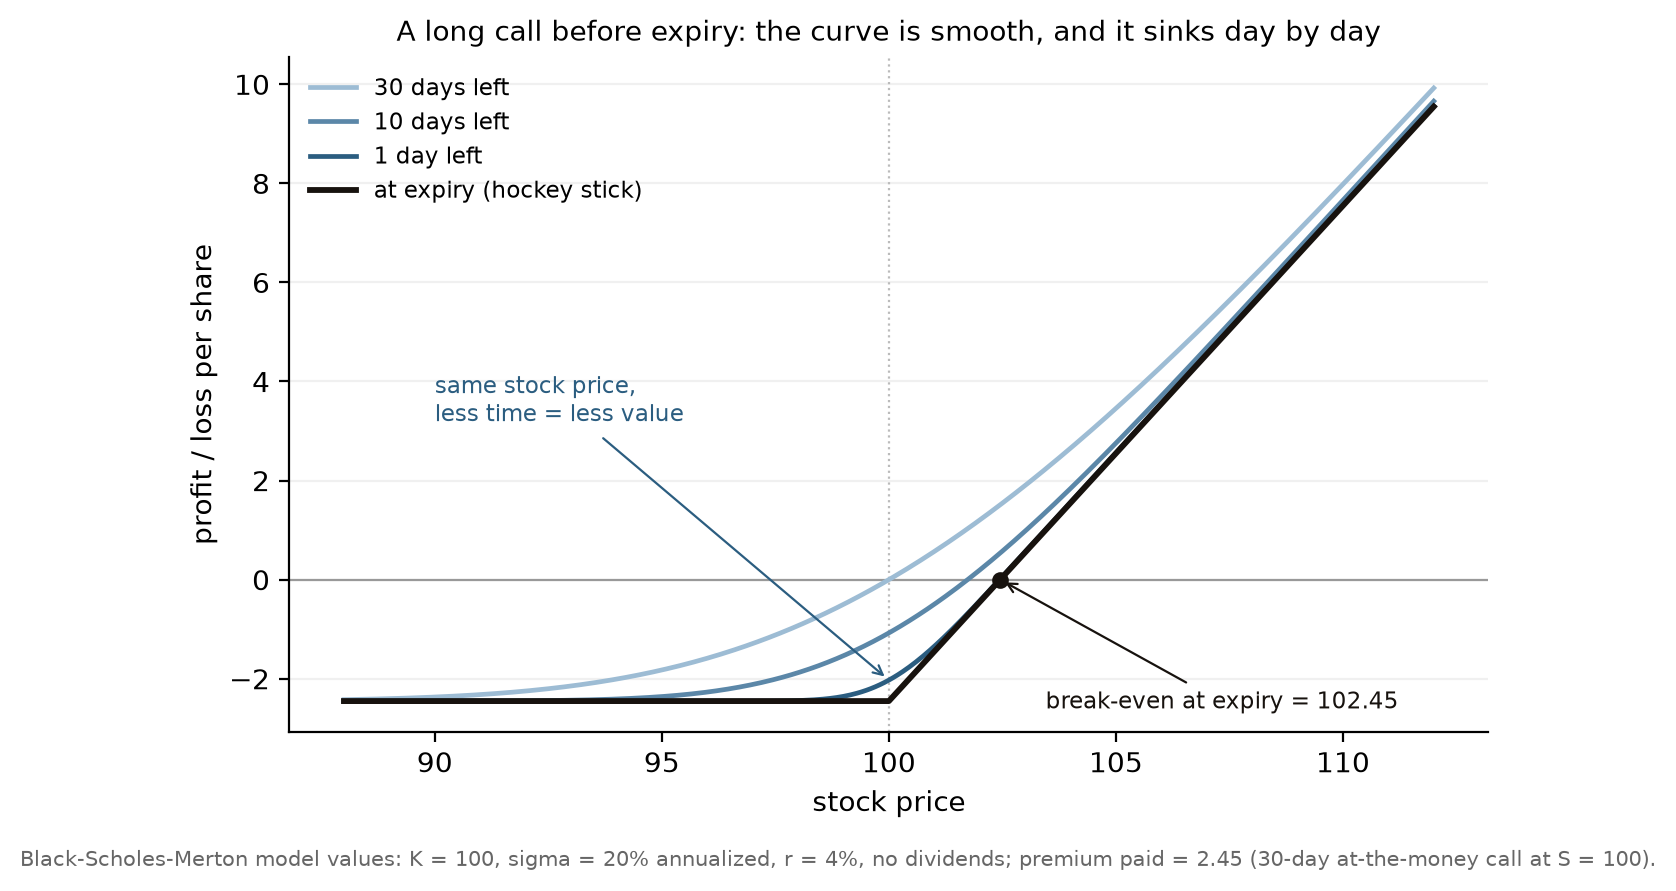

This chart was generated by the following Python code:
"""
Figure - A long call's P&L before expiry vs. at expiry.

Didactic Black-Scholes-Merton curves (no market data needed): buy a 30-day
at-the-money call (S = K = 100, sigma = 20% annualized, r = 4%, no dividends),
pay the model premium, then mark the position to model value with 30, 10 and 1
day(s) remaining, and at expiry (the hockey stick). Two lessons in one picture:
before expiry the P&L curve is smooth and BENT (the kink only appears at the
end), and the whole curve sags toward the hockey stick as days pass - time
decay, paid by the buyer.

Reproducible:
    python fig_payoff_before_expiry.py     # numpy, matplotlib only (stdlib erf)
"""
import os, math
import numpy as np
import matplotlib
matplotlib.use("Agg")
import matplotlib.pyplot as plt

HERE = os.path.dirname(os.path.abspath(__file__))

K, SIG, R = 100.0, 0.20, 0.04
DAYS0 = 30                      # days to expiry at purchase


def ncdf(x):
    return 0.5 * (1.0 + math.erf(x / math.sqrt(2.0)))


def bsm_call(S, K, sig, r, T):
    """Black-Scholes-Merton European call, T in years; handles T -> 0."""
    S = np.asarray(S, dtype=float)
    if T <= 0:
        return np.maximum(S - K, 0.0)
    d1 = (np.log(S / K) + (r + 0.5 * sig**2) * T) / (sig * math.sqrt(T))
    d2 = d1 - sig * math.sqrt(T)
    Nd1 = np.vectorize(ncdf)(d1)
    Nd2 = np.vectorize(ncdf)(d2)
    return S * Nd1 - K * math.exp(-r * T) * Nd2


C0 = float(bsm_call(np.array([100.0]), K, SIG, R, DAYS0 / 365.0)[0])   # premium paid
S = np.linspace(88, 112, 481)

INK, GREY = "#17120e", "#666666"
shades = ["#9dbcd4", "#5b87a8", "#2b5d80"]          # 30 -> 10 -> 1 days (darker = closer)
fig, ax = plt.subplots(figsize=(6.8, 4.3))
ax.axhline(0, color="#999999", lw=0.8)
ax.axvline(K, color="#bbbbbb", lw=0.8, ls=":")

atm_vals = {}
for days, col in zip([30, 10, 1], shades):
    pnl = bsm_call(S, K, SIG, R, days / 365.0) - C0
    ax.plot(S, pnl, color=col, lw=1.7, label=f"{days} day{'s' if days > 1 else ''} left")
    atm_vals[days] = float(bsm_call(np.array([100.0]), K, SIG, R, days / 365.0)[0]) - C0
pnl_exp = np.maximum(S - K, 0.0) - C0
ax.plot(S, pnl_exp, color=INK, lw=2.1, label="at expiry (hockey stick)")

be = K + C0
ax.plot(be, 0, "o", color=INK, ms=5, zorder=5)
ax.annotate(f"break-even at expiry = {be:.2f}", xy=(be, 0), xytext=(be + 1.0, -2.6),
            fontsize=8.4, color=INK, arrowprops=dict(arrowstyle="->", color=INK, lw=0.8))
ax.annotate("same stock price,\nless time = less value", xy=(100, atm_vals[1]),
            xytext=(90.0, 3.2), fontsize=8.4, color="#2b5d80",
            arrowprops=dict(arrowstyle="->", color="#2b5d80", lw=0.8))
ax.set_xlabel("stock price")
ax.set_ylabel("profit / loss per share")
ax.set_title("A long call before expiry: the curve is smooth, and it sinks day by day",
             fontsize=10.2)
ax.legend(fontsize=8.2, frameon=False, loc="upper left")
for s_ in ("top", "right"):
    ax.spines[s_].set_visible(False)
ax.grid(True, axis="y", alpha=0.18)
fig.text(0.5, -0.02,
         f"Black-Scholes-Merton model values: K = {K:.0f}, sigma = {SIG:.0%} annualized, r = {R:.0%}, "
         f"no dividends; premium paid = {C0:.2f} (30-day at-the-money call at S = 100).",
         ha="center", fontsize=7.6, color=GREY)
plt.tight_layout()

OUT = os.path.join(HERE, "fig_payoff_before_expiry.png")
fig.savefig(OUT, dpi=200, bbox_inches="tight")
print("wrote", OUT)
print(f"premium_paid_C0={C0:.3f} BE_expiry={be:.2f} "
      f"ATM_pnl_30d={atm_vals[30]:.3f} ATM_pnl_10d={atm_vals[10]:.3f} ATM_pnl_1d={atm_vals[1]:.3f}")
